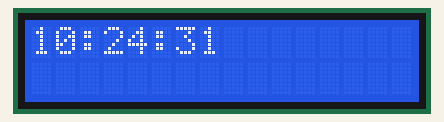
Recording of a program running on a simulated ESP8266 (NodeMCU). Parts: 16×2 character LCD. WiFi joins after 1.5 s; servers stay silent unless stated; network time is answered at once with the bench clock; the local clock reads 2024-03-15 10:24:30 at power-on unless the program sets it; what the program prints to the serial monitor is not drawn.

Above: at 1.7 s.
At 5.7 s:
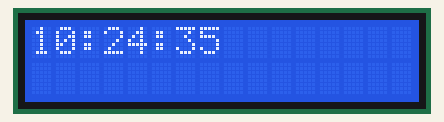
At 10.7 s:
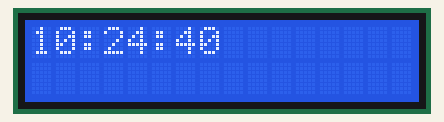
At 19.8 s:
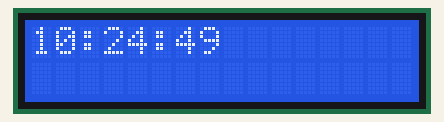
At 28.9 s:
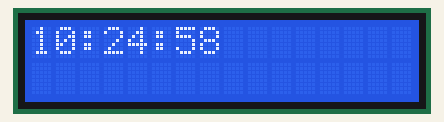
At 39.0 s:
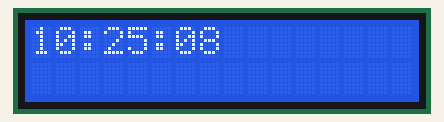

Measured:
- what the display in image 0 shows lasts 1.0 s, from 1.6 s to 2.6 s

The program:

main.cpp
```cpp
#include <Wire.h>
#include <LiquidCrystal_I2C.h>
#include <ESP8266WiFi.h>
#include <NTPClient.h>
#include <WiFiUdp.h>

#define BRAZIL_TIME -3 * 60 * 60
#define NTP_POOL "pool.ntp.br"

#define COLUMS 16
#define ROWS 2

LiquidCrystal_I2C lcd(PCF8574_ADDR_A21_A11_A01, 4, 5, 6, 16, 11, 12, 13, 14, POSITIVE);

WiFiUDP ntpUDP;
NTPClient timeClient(ntpUDP, NTP_POOL, BRAZIL_TIME );

void setup()
{
  Serial.begin(9600);

  WiFi.begin("ssid", "pass");

  while ( WiFi.status() != WL_CONNECTED ) {
    delay ( 500 );
    Serial.print ( "." );
  }

  timeClient.begin();

  while (lcd.begin(COLUMS, ROWS, LCD_5x8DOTS, D2, D1) != 1)
  {
    Serial.println( "Error on display i2c connection" );
    delay(5000);
  }

}

void loop()
{
  timeClient.update();

  lcd.setCursor( 0,0 );

  lcd.print(timeClient.getFormattedTime());

  delay(1000);
}
```
